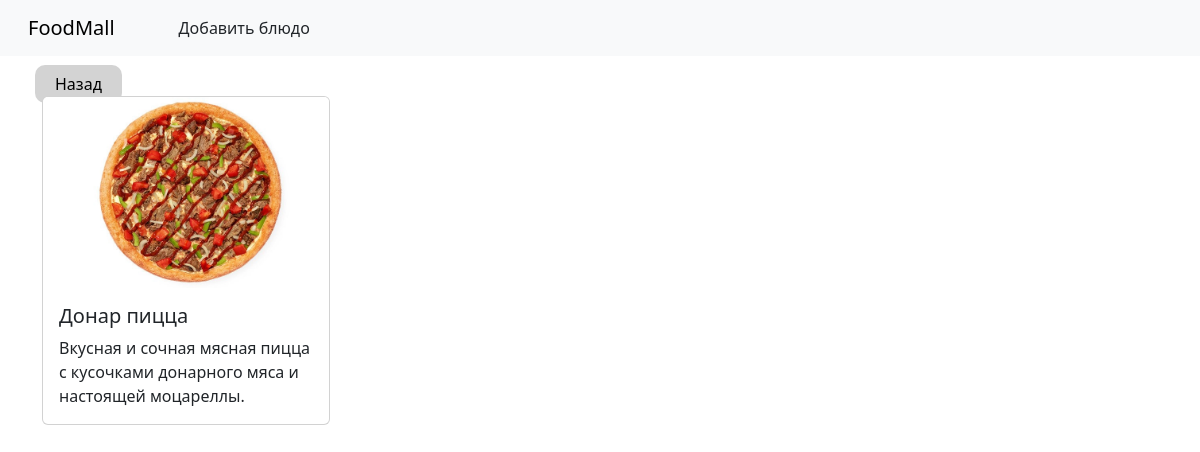
Screenshot of /dish/donar-picca/ with the database file from the repository.
### restaurant_app/models.py (models this page shows, shortened)
class Dish(models.Model):
    name = models.CharField(max_length=255, verbose_name='Название блюда')
    slug = models.SlugField(max_length=255, unique=True, db_index=True, verbose_name='URL')
    photo = models.ImageField(upload_to="photos/%Y/%m/%d/", default='defaults/default-images.jpg', verbose_name='Картинка')
    description = models.TextField(blank=True, verbose_name='Описание')
    price = models.PositiveIntegerField(verbose_name='Цена')
    category = models.ForeignKey('Category', on_delete=models.PROTECT, verbose_name='Категория')
    class Meta:
        verbose_name = 'Блюдо'
        verbose_name_plural = 'Блюда'
        ordering = ['name']

### restaurant_app/views.py (the view)
# urls.py: path('dish/<slug:dish_slug>/', DishView.as_view(), name='dish'),
class DishView(DetailView):
    model = Dish
    template_name = 'restaurant_app/dish.html'
    context_object_name = 'dish'
    slug_url_kwarg = 'dish_slug'

### restaurant_app/templates/restaurant_app/dish.html
{% extends 'restaurant_app/base.html' %}
{% load static %}
{% block content %}
  <div class="back-link-div">
    <a class="back-link" href="{{ request.META.HTTP_REFERER }}">Назад</a>
  </div>
  <div class="container">
    <div class="card justify-content-center" style="width: 18rem;">
      <img src="{{ dish.photo.url }}" class="card-img-top" alt="...">
      <div class="card-body">
        <h5 class="card-title">
          {{ dish.name }}
        </h5>
        <p class="card-text">
          {{ dish.description }}
        </p>
      </div>
    </div>
  </div>
{% endblock content %}

### restaurant_app/static/restaurant_app/css/styles.css (style rules this page uses)
.back-link { margin: 35px; color: black; text-decoration:none; background-color: lightgray; border-radius: 10px; padding: 8px 20px; }

### rows the page displays
Dish: photo (picture), name "Донар пицца", description "Вкусная и сочная мясная пицца с кусочками донарного мяса и настоящей моцареллы."
